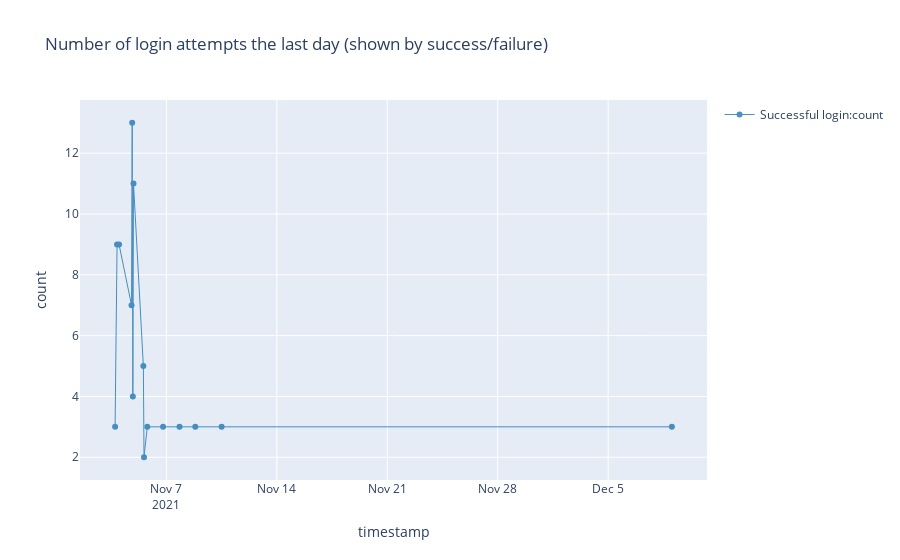

Notebook cell for this chart:
### Code cell
%%kql
let _aadTenantId = aadTenantId;
let _environmentName = environmentName;
let _startDate = startDate;
let _endDate = endDate;
traces
| where 1==1 
    and timestamp >= todatetime(_startDate)
    and timestamp <= todatetime(_endDate) + totimespan(24h) - totimespan(1ms)   
    and (_aadTenantId == '' or customDimensions.aadTenantId == _aadTenantId)
    and (_environmentName == '' or customDimensions.environmentName == _environmentName )
    and customDimensions.eventId in ('RT0001', 'RT0002', 'RT0004')
| extend attemptType = case(
    customDimensions.eventId == 'RT0001', 'Failure before open company' ,
    customDimensions.eventId == 'RT0002', 'Failure in open company trigger' ,
    customDimensions.eventId == 'RT0004', 'Successful login' , 
    'Unknown reason'
)
| summarize count=count() by attemptType, bin(timestamp, 1h)
| render timechart title= 'Number of login attempts the last day (shown by success/failure)'

### Figure 1 — Plotly figure (JSON) as saved in the notebook; plotly's stock layout.template omitted (floating-point values rounded to 4 significant figures)
{"data": [{"line": {"color": "rgb(31, 118, 179)", "width": 1}, "name": "Successful login:count", "opacity": 0.8, "type": "scatter", "x": ["2021-11-03T18:00:00+00:00", "2021-11-03T21:00:00+00:00", "2021-11-04T00:00:00+00:00", "2021-11-04T19:00:00+00:00", "2021-11-04T20:00:00+00:00", "2021-11-04T21:00:00+00:00", "2021-11-04T22:00:00+00:00", "2021-11-05T13:00:00+00:00", "2021-11-05T14:00:00+00:00", "2021-11-05T19:00:00+00:00", "2021-11-06T19:00:00+00:00", "2021-11-07T20:00:00+00:00", "2021-11-08T20:00:00+00:00", "2021-11-10T12:00:00+00:00", "2021-12-09T01:00:00+00:00"], "y": [3, 9, 9, 7, 13, 4, 11, 5, 2, 3, 3, 3, 3, 3, 3]}], "layout": {"showlegend": true, "title": {"text": "Number of login attempts the last day (shown by success/failure)"}, "xaxis": {"autorange": true, "title": {"text": "timestamp"}, "type": "date"}, "yaxis": {"ticksuffix": "", "title": {"text": "count"}, "type": "linear"}}}
